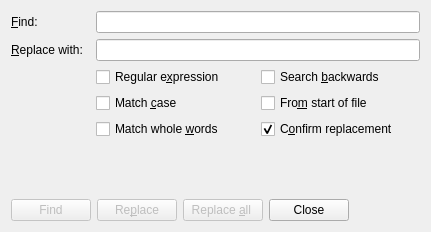
<?xml version="1.0" encoding="UTF-8"?>
<ui version="4.0">
 <class>ReplaceDialog</class>
 <widget class="QDialog" name="ReplaceDialog">
  <property name="windowModality">
   <enum>Qt::NonModal</enum>
  </property>
  <property name="geometry">
   <rect>
    <x>0</x>
    <y>0</y>
    <width>431</width>
    <height>232</height>
   </rect>
  </property>
  <property name="windowTitle">
   <string>Find &amp; Replace</string>
  </property>
  <property name="modal">
   <bool>false</bool>
  </property>
  <layout class="QVBoxLayout" name="verticalLayout_2">
   <item>
    <layout class="QVBoxLayout" name="verticalLayout">
     <item>
      <layout class="QGridLayout" name="gridLayout_2">
       <item row="0" column="0">
        <widget class="QLabel" name="findLabel">
         <property name="text">
          <string>&amp;Find:  </string>
         </property>
         <property name="buddy">
          <cstring>findEdit</cstring>
         </property>
        </widget>
       </item>
       <item row="0" column="1">
        <widget class="QLineEdit" name="findEdit"/>
       </item>
       <item row="2" column="0">
        <spacer name="spacer">
         <property name="orientation">
          <enum>Qt::Vertical</enum>
         </property>
         <property name="sizeHint" stdset="0">
          <size>
           <width>20</width>
           <height>40</height>
          </size>
         </property>
        </spacer>
       </item>
       <item row="2" column="1">
        <layout class="QGridLayout" name="gridLayout">
         <item row="0" column="0">
          <widget class="QCheckBox" name="reCheckBox">
           <property name="text">
            <string>Regular e&amp;xpression</string>
           </property>
          </widget>
         </item>
         <item row="0" column="1">
          <widget class="QCheckBox" name="backCheckBox">
           <property name="text">
            <string>Search &amp;backwards</string>
           </property>
          </widget>
         </item>
         <item row="1" column="0">
          <widget class="QCheckBox" name="caseCheckBox">
           <property name="text">
            <string>Match &amp;case</string>
           </property>
          </widget>
         </item>
         <item row="1" column="1">
          <widget class="QCheckBox" name="startCheckBox">
           <property name="text">
            <string>Fro&amp;m start of file</string>
           </property>
          </widget>
         </item>
         <item row="2" column="0">
          <widget class="QCheckBox" name="wordCheckBox">
           <property name="text">
            <string>Match whole &amp;words</string>
           </property>
          </widget>
         </item>
         <item row="2" column="1">
          <widget class="QCheckBox" name="verifyCheckBox">
           <property name="text">
            <string>C&amp;onfirm replacement</string>
           </property>
           <property name="checked">
            <bool>true</bool>
           </property>
          </widget>
         </item>
        </layout>
       </item>
       <item row="3" column="1">
        <spacer name="verticalSpacer">
         <property name="orientation">
          <enum>Qt::Vertical</enum>
         </property>
         <property name="sizeHint" stdset="0">
          <size>
           <width>20</width>
           <height>5</height>
          </size>
         </property>
        </spacer>
       </item>
       <item row="1" column="0">
        <widget class="QLabel" name="replaceLabel">
         <property name="text">
          <string>&amp;Replace with:  </string>
         </property>
         <property name="buddy">
          <cstring>replaceEdit</cstring>
         </property>
        </widget>
       </item>
       <item row="1" column="1">
        <widget class="QLineEdit" name="replaceEdit"/>
       </item>
      </layout>
     </item>
     <item>
      <layout class="QHBoxLayout" name="horizontalLayout">
       <item>
        <widget class="QPushButton" name="findButton">
         <property name="enabled">
          <bool>false</bool>
         </property>
         <property name="text">
          <string>Find</string>
         </property>
         <property name="default">
          <bool>true</bool>
         </property>
        </widget>
       </item>
       <item>
        <widget class="QPushButton" name="replaceButton">
         <property name="enabled">
          <bool>false</bool>
         </property>
         <property name="text">
          <string>Re&amp;place</string>
         </property>
         <property name="default">
          <bool>false</bool>
         </property>
        </widget>
       </item>
       <item>
        <widget class="QPushButton" name="replaceAllButton">
         <property name="enabled">
          <bool>false</bool>
         </property>
         <property name="sizePolicy">
          <sizepolicy hsizetype="Minimum" vsizetype="Fixed">
           <horstretch>0</horstretch>
           <verstretch>0</verstretch>
          </sizepolicy>
         </property>
         <property name="text">
          <string>Replace &amp;all </string>
         </property>
        </widget>
       </item>
       <item>
        <widget class="QPushButton" name="cancelButton">
         <property name="text">
          <string>Close</string>
         </property>
        </widget>
       </item>
       <item>
        <spacer name="horizontalSpacer">
         <property name="orientation">
          <enum>Qt::Horizontal</enum>
         </property>
         <property name="sizeHint" stdset="0">
          <size>
           <width>40</width>
           <height>20</height>
          </size>
         </property>
        </spacer>
       </item>
      </layout>
     </item>
    </layout>
   </item>
  </layout>
 </widget>
 <tabstops>
  <tabstop>findEdit</tabstop>
  <tabstop>replaceEdit</tabstop>
  <tabstop>reCheckBox</tabstop>
  <tabstop>caseCheckBox</tabstop>
  <tabstop>wordCheckBox</tabstop>
  <tabstop>backCheckBox</tabstop>
  <tabstop>startCheckBox</tabstop>
  <tabstop>verifyCheckBox</tabstop>
  <tabstop>findButton</tabstop>
  <tabstop>replaceButton</tabstop>
  <tabstop>replaceAllButton</tabstop>
  <tabstop>cancelButton</tabstop>
 </tabstops>
 <resources/>
 <connections/>
</ui>
